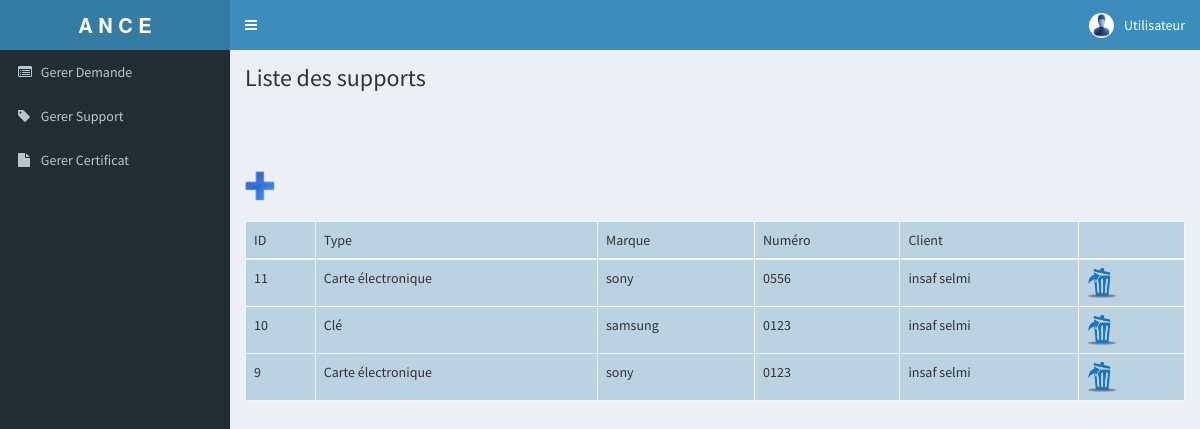
Page /ANCE/liste_support.php on the committed database.
### tables this page shows
CREATE TABLE IF NOT EXISTS `support` (
  `id_support` int(11) NOT NULL AUTO_INCREMENT,
  `num_s` text NOT NULL,
  `marque` text NOT NULL,
  `type` text NOT NULL,
  `id_client` int(100) NOT NULL,
  PRIMARY KEY (`id_support`),
  KEY `id_client` (`id_client`)
);

CREATE TABLE IF NOT EXISTS `client` (
  `id_client` int(100) NOT NULL AUTO_INCREMENT,
  `ncin` text NOT NULL,
  `nom` text NOT NULL,
  `prenom` text NOT NULL,
  `tel` text NOT NULL,
  `email` text NOT NULL,
  PRIMARY KEY (`id_client`)
);

### ANCE/class/DataBase.php (called while the page is built, shortened)
<?php
class Database {
	public static function connect() {
			$connexion = new PDO('mysql:host=localhost;dbname=poste', 'root', '');
			$connexion->exec("SET CHARACTER SET utf8");
		return $connexion;
	}
}
?>

### ANCE/class/support.php (the view, shortened to what this page needs)
<?php
class support
{
public function liste_support()
	{
		$select = DataBase::connect()->query("select * from support as s inner join client as c
			on s.id_client=c.id_client
		   ORDER BY s.id_support DESC");
		while($donnees = $select->fetch(PDO::FETCH_OBJ))
		{
			$id_support= $donnees->id_support;
			$marque= $donnees->marque;
			$numero= $donnees->num_s;
			$type= $donnees->type;
			$nom= $donnees->nom;
			$prenom= $donnees->prenom;
			echo "<tr>";
			echo "<td>";
			echo $id_support;
			echo "</td>";
			echo "<td>";
			echo $type;
			echo "</td>";
			echo "<td>";
			echo $marque;
			echo "</td>";
			echo "<td>";
			echo $numero;
			echo "</td>";
			echo "<td>";
			echo $nom." ".$prenom;
			echo "</td>";
			echo "<td>";
			echo "<a href='supprimer_support.php?id=$id_support'  onclick='if (confirm(&quot;Voulez vous vraiment supprimer le Support:   ?&quot;)) { return true; } return false;'>";
			echo " <img src='img/del.png' width='30' height='30'></img> </a>";
			echo "</td>";
			echo "</tr>";
		}
	}
	}

### ANCE/header.php (shortened to what this page needs)
<!DOCTYPE html>
<html>
  <head>
    <link href="bootstrap/css/bootstrap.min.css" rel="stylesheet" type="text/css" />
    <link href="https://maxcdn.bootstrapcdn.com/font-awesome/4.3.0/css/font-awesome.min.css" rel="stylesheet" type="text/css" />
    <link href="https://code.ionicframework.com/ionicons/2.0.1/css/ionicons.min.css" rel="stylesheet" type="text/css" />
    <link href="dist/css/AdminLTE.min.css" rel="stylesheet" type="text/css" />
    <link href="dist/css/skins/_all-skins.min.css" rel="stylesheet" type="text/css" />
    <link href="plugins/iCheck/flat/blue.css" rel="stylesheet" type="text/css" />
    <link href="plugins/morris/morris.css" rel="stylesheet" type="text/css" />
    <link href="plugins/jvectormap/jquery-jvectormap-1.2.2.css" rel="stylesheet" type="text/css" />
    <link href="plugins/datepicker/datepicker3.css" rel="stylesheet" type="text/css" />
    <link href="plugins/daterangepicker/daterangepicker-bs3.css" rel="stylesheet" type="text/css" />
    <link href="plugins/bootstrap-wysihtml5/bootstrap3-wysihtml5.min.css" rel="stylesheet" type="text/css" />
  </head>
  <body class="skin-blue sidebar-mini">
    <div class="wrapper">
      <header class="main-header">
        <a href="index2.html" class="logo">
          <span class="logo-lg"><b>A N C E</b></span>
        </a>
        <nav class="navbar navbar-static-top" role="navigation">
          <a href="#" class="sidebar-toggle" data-toggle="offcanvas" role="button">
          </a>
          <div class="navbar-custom-menu">
            <ul class="nav navbar-nav">
              <li class="dropdown user user-menu">
                <a href="#" class="dropdown-toggle" data-toggle="dropdown">
                  <img src="img/user.jpg" class="user-image" alt="User Image"/>
                  <span class="hidden-xs">Utilisateur</span>
                </a>
              </li>
            </ul>
          </div>
        </nav>
      </header>
      <aside class="main-sidebar">
        <section class="sidebar">
          <ul class="sidebar-menu">
              <li class="treeview">
              <a href="liste_demande.php">
                <i class="fa fa-list-alt"></i> <span>Gerer Demande</span>
              </a>
            </li>
            <li class="treeview">
              <a href="liste_support.php">
                <i class="fa fa-tag"></i> <span>Gerer Support</span>
              </a>
            </li>
              <li class="treeview">
              <a href="liste_certificat.php">
                <i class="fa fa-file"></i> <span>Gerer Certificat</span>
              </a>
            </li>
           </ul>
        </section>
      </aside>

### ANCE/liste_support.php (shortened to what this page needs)
<?php
require_once("header.php");
?>
      <div class="content-wrapper">
        <section class="content-header">
          <h1>
            Liste des supports
          </h1>
           <br><br>
 <br> <br>
 <a href="ajouter_support.php"><img src='img/ajout.png' width='30' height='30'></img> </a>
 <br><br>
    <table class="table table-responsive table-bordered" style="background-color:#BBD2E1;">
    <thead>
    <tr>
      <td>ID</td><td>Type</td><td>Marque</td><td>Numéro</td><td>Client</td><td></td>
   </tr>
    </thead>
    <tbody>
      <?php
   $support->liste_support();
   ?>
    </tbody>
    </table>
        </section>
        <section class="content" style="">
        </div>
    </div>
  </body>
</html>

### rows in the picture
support: id_support "11", type "Carte électronique", marque "sony", num_s "0556", id_client.nom "insaf", id_client.prenom "selmi"
support: id_support "10", type "Clé", marque "samsung", num_s "0123", id_client.nom "insaf", id_client.prenom "selmi"
support: id_support "9", type "Carte électronique", marque "sony", num_s "0123", id_client.nom "insaf", id_client.prenom "selmi"
